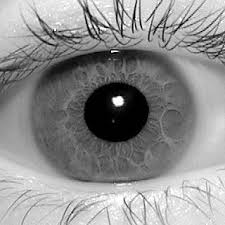
#> input picture IRIS_RECOG/Iris-Segmentation/001/L/1.jpg, 225 x 225 px, found by its file name; its folder holds 4 pictures in this run
$ python iris-new.py
#> lines starting #> are read from the running program, lines starting #| are printed output that depends on the picture; after the words box and inside, x2 and y2 are one past the last pixel; in counts of white or black regions, pixels touching at a corner belong together; long printed decimals are rounded
import cv2
import numpy as np
import os

directory = os.listdir(os.getcwd() + '/001/L/')
num_of_file = len(directory)
for file in directory:
    print(file)
file_name = input("Filename with extension: ")
#> the answer given: 001/L/1.jpg
path = os.getcwd() + '/001/L/%s' % (file_name)
# path = './001/L/1.jpg'
image_read = cv2.imread(path)
#> image_read is the input picture: shape (225, 225, 3); min 0, max 255, mean 142.6
image_read = cv2.resize(image_read,(300,300))
#> image_read: shape (300, 300, 3)
# print(image_read)
output = image_read
image_test = cv2.imread(path, cv2.IMREAD_GRAYSCALE)
#> image_test: shape (225, 225); min 0, max 255, mean 142.6
image_test = cv2.resize(image_test,(300,300))
#> image_test: shape (300, 300)

image_test = cv2.GaussianBlur(image_test, (7, 7), 1)
image_test = cv2.Canny(image_test, 20, 70, apertureSize=3)
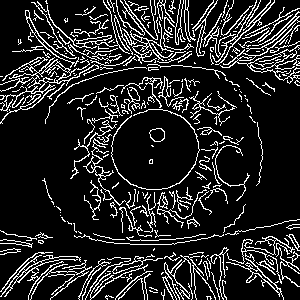
#> image_test: shape (300, 300); 14.9% white in thin lines or dots
cv2.imshow("canny outer", image_test)

hough_circle = cv2.HoughCircles(image_test, cv2.HOUGH_GRADIENT, 1.3, 800)
#> hough_circle = [[130.6, 160.5, 129.3]]
if hough_circle is not None:
    hough_circle = np.round(hough_circle[0, :]).astype("int")
#> hough_circle = [[131, 161, 129]]
    for (x, y, radius) in hough_circle:
        cv2.circle(output, (x, y), radius, (255, 0, 0), 4)
#> this loop made 1 pass
#> output: shape (300, 300, 3); mean B, G, R 146.6, 135.3, 135.3
print('Reached Image Test 1')
image_test1 = cv2.imread(path, cv2.IMREAD_GRAYSCALE)
image_test1 = cv2.resize(image_test,(300,300))

image_test1 = cv2.GaussianBlur(image_test1, (7, 7), 1)
image_test1 = cv2.Canny(image_test1, 100, 120, apertureSize=3)
#> image_test1: shape (300, 300); 21.3% white in thin lines or dots
cv2.imshow("canny-2", image_test1)

circles = cv2.HoughCircles(image_test,cv2.HOUGH_GRADIENT,1,800,
                            param1=50,param2=20,minRadius=0,maxRadius=60)
#> circles = [[151.5, 154.5, 58.3]]
circles = np.round(circles[0, :]).astype("int")
#> circles = [[152, 154, 58]]

for (x, y, r) in circles:
		cv2.circle(output, (x, y), r, (0, 255, 0), 2)
		cv2.rectangle(output, (x - 2, y - 2), (x + 2, y + 2), (0, 128, 255), -1)
#> this loop made 1 pass
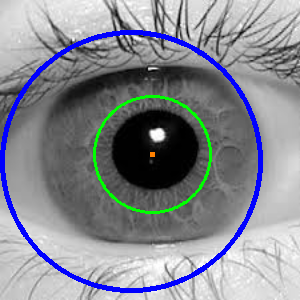
#> output: shape (300, 300, 3); mean B, G, R 145.4, 137.3, 134.2

cv2.imshow('detected circles',output)
cv2.waitKey(0)

print('Reaching Image Test 2')

file_name = input('Enter File Name with Extension: ') #original image
#> the answer given: 001/L/2.jpg
path = os.getcwd() + '/001/L/%s' % (file_name)
image_read = cv2.imread(path)
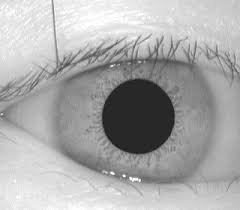
#> input picture IRIS_RECOG/Iris-Segmentation/001/L/2.jpg, 240 x 210 px, found by its file name
#> image_read is the input picture: shape (210, 240, 3); min 21, max 255, mean 170.4
image_read = cv2.resize(image_read,(300,300))
#> image_read: shape (300, 300, 3)
output = image_read.copy()
image_test2 = cv2.imread(path, cv2.IMREAD_GRAYSCALE)
#> image_test2: shape (210, 240); min 21, max 255, mean 170.4
image_test2 = cv2.resize(image_test,(300,300))

image_test2 = cv2.GaussianBlur(image_test2, (7, 7), 1)
image_test2 = cv2.Canny(image_test2, 20, 70, apertureSize=3)
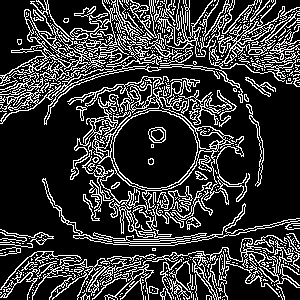
#> image_test2: shape (300, 300); 21.4% white in thin lines or dots

hough_circle = cv2.HoughCircles(image_test, cv2.HOUGH_GRADIENT, 1.3, 800)
#> hough_circle = [[130.6, 160.5, 129.3]]
if hough_circle is not None:
    hough_circle = np.round(hough_circle[0, :]).astype("int")
#> hough_circle = [[131, 161, 129]]
    for (x, y, radius) in hough_circle:
        cv2.circle(output, (x, y), radius, (255, 0, 0), 4)
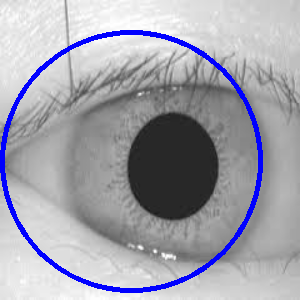
#> output: shape (300, 300, 3); mean B, G, R 173.2, 161.9, 161.9

image_test3 = cv2.imread(path, cv2.IMREAD_GRAYSCALE)
image_test3 = cv2.resize(image_test,(300,300))

image_test3 = cv2.GaussianBlur(image_test3, (7, 7), 1)
image_test3 = cv2.Canny(image_test3, 100, 120, apertureSize=3)

circles = cv2.HoughCircles(image_test,cv2.HOUGH_GRADIENT,1,800,
                            param1=50,param2=20,minRadius=0,maxRadius=60)
#> circles = [[151.5, 154.5, 58.3]]
circles = np.round(circles[0, :]).astype("int")
#> circles = [[152, 154, 58]]

for (x, y, r) in circles:
		cv2.circle(output, (x, y), r, (0, 255, 0), 2)
		cv2.rectangle(output, (x - 2, y - 2), (x + 2, y + 2), (0, 128, 255), -1)
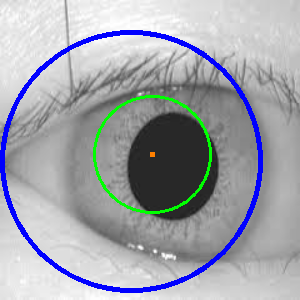
#> output: shape (300, 300, 3); 1.24% of pixels changed, all inside (x1, y1, x2, y2) = (93, 95, 212, 214)

original = image_test2
image_to_compare = image_test

sift = cv2.xfeatures2d.SIFT_create()
kp_1, desc_1 = sift.detectAndCompute(original, None)
#> kp_1 = 813 keypoints; strongest (x, y, size): (95, 160, 1.9), (233, 107, 1.9), (9, 99, 1.8), (95, 283, 2)
kp_2, desc_2 = sift.detectAndCompute(image_to_compare, None)
#> kp_2 = 758 keypoints; strongest (x, y, size): (263, 263, 1.9), (46, 80, 1.9), (165, 36, 2), (71, 43, 1.9)

index_params = dict(algorithm=0, trees=5)
search_params = dict()
flann = cv2.FlannBasedMatcher(index_params, search_params)

matches = flann.knnMatch(desc_1, desc_2, k=2)
#> matches = 813 matches

good_points = []
for m, n in matches:
    if m.distance < 0.6*n.distance:
        good_points.append(m)
#> after the loop, good_points = 23 matches

# Define how similar they are
number_keypoints = 0
if len(kp_1) <= len(kp_2):
    number_keypoints = len(kp_1)
else:
    number_keypoints = len(kp_2)
#> number_keypoints = 758

print("Keypoints 1ST Image: " + str(len(kp_1)))
#| Keypoints 1ST Image: 813
print("Keypoints 2ND Image: " + str(len(kp_2)))
#| Keypoints 2ND Image: 758
print("GOOD Matches:", len(good_points))
#| GOOD Matches: 23
res = len(good_points) / number_keypoints * 100
#> res = 3.03
print("How good it's the match: ", res)
#| How good it's the match:  3.034
threshold = 90
if res >= threshold:
    print("Access Granted")
else:
    print("Access Denied")

result = cv2.drawMatches(original, kp_1, image_to_compare, kp_2, good_points, None)
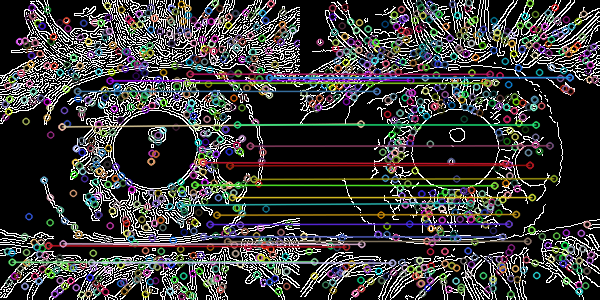
#> result: shape (300, 600, 3); mean of channels 0, 1, 2 57.1, 57.8, 58.6; drawn as B, G, R

cv2.imshow("result", result)
cv2.imwrite("feature_matching.jpg", result)

cv2.imshow("Original", original)
cv2.imshow("Test Input", image_to_compare)
cv2.waitKey(0)
cv2.destroyAllWindows()
